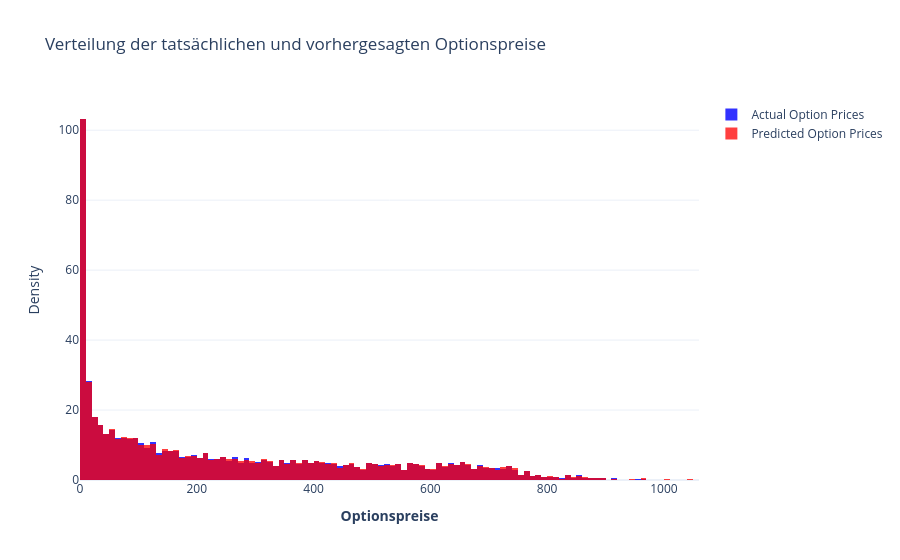

Notebook code for this chart:
### Code cell
import plotly.graph_objects as go

fig2 = go.Figure()
fig2.add_trace(go.Histogram(x=y_test, histnorm='density', name='Actual Option Prices', opacity=0.8, marker_color='blue', nbinsx=200))
fig2.add_trace(go.Histogram(x=y_predKeras, histnorm='density', name='Predicted Option Prices', opacity=0.75, marker_color='red',nbinsx=200))
fig2.update_layout(title='Verteilung der tatsächlichen und vorhergesagten Optionspreise',
                   xaxis_title='<b>Optionspreise</b>',
                   yaxis_title='Density',
                   barmode='overlay',
                   template='plotly_white')

### Figure 1 — Plotly figure (JSON) as saved in the notebook; plotly's stock layout.template omitted (floating-point values rounded to 4 significant figures; data arrays with more than 128 entries replaced by an {"elided": "..."} marker saying what was removed)
{"data": [{"histnorm": "density", "marker": {"color": "blue"}, "name": "Actual Option Prices", "nbinsx": 200, "opacity": 0.8, "type": "histogram", "x": {"elided": "5983 float values"}}, {"histnorm": "density", "marker": {"color": "red"}, "name": "Predicted Option Prices", "nbinsx": 200, "opacity": 0.75, "type": "histogram", "x": {"elided": "5983 float values"}}], "layout": {"barmode": "overlay", "title": {"text": "Verteilung der tatsächlichen und vorhergesagten Optionspreise"}, "xaxis": {"title": {"text": "<b>Optionspreise</b>"}}, "yaxis": {"title": {"text": "Density"}}}}
